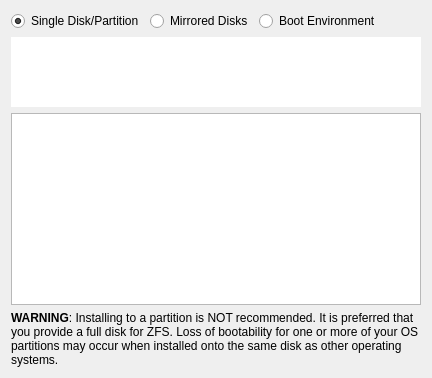
           <widget class="QWidget" name="tabWidget_disksPage1">
            <attribute name="icon">
             <iconset theme="harddrive">
              <normaloff>.</normaloff>.</iconset>
            </attribute>
            <attribute name="title">
             <string>Install Location</string>
            </attribute>
            <layout class="QVBoxLayout" name="verticalLayout_12">
             <item>
              <layout class="QHBoxLayout" name="horizontalLayout_8">
               <item>
                <widget class="QRadioButton" name="radio_disk_single">
                 <property name="text">
                  <string>Single Disk/Partition</string>
                 </property>
                 <property name="icon">
                  <iconset theme="harddrive">
                   <normaloff>.</normaloff>.</iconset>
                 </property>
                 <property name="checked">
                  <bool>true</bool>
                 </property>
                </widget>
               </item>
               <item>
                <widget class="QRadioButton" name="radio_disk_mirror">
                 <property name="text">
                  <string>Mirrored Disks</string>
                 </property>
                 <property name="icon">
                  <iconset theme="edit-duplicate">
                   <normaloff>.</normaloff>.</iconset>
                 </property>
                </widget>
               </item>
               <item>
                <widget class="QRadioButton" name="radio_disk_bootenv">
                 <property name="text">
                  <string>Boot Environment</string>
                 </property>
                 <property name="icon">
                  <iconset theme="update-low">
                   <normaloff>.</normaloff>.</iconset>
                 </property>
                </widget>
               </item>
               <item>
                <spacer name="horizontalSpacer_13">
                 <property name="orientation">
                  <enum>Qt::Horizontal</enum>
                 </property>
                 <property name="sizeHint" stdset="0">
                  <size>
                   <width>40</width>
                   <height>20</height>
                  </size>
                 </property>
                </spacer>
               </item>
              </layout>
             </item>
             <item>
              <widget class="QTreeWidget" name="tree_disks">
               <property name="frameShape">
                <enum>QFrame::NoFrame</enum>
               </property>
               <property name="sizeAdjustPolicy">
                <enum>QAbstractScrollArea::AdjustToContents</enum>
               </property>
               <property name="indentation">
                <number>20</number>
               </property>
               <property name="rootIsDecorated">
                <bool>true</bool>
               </property>
               <property name="sortingEnabled">
                <bool>false</bool>
               </property>
               <property name="animated">
                <bool>true</bool>
               </property>
               <property name="wordWrap">
                <bool>true</bool>
               </property>
               <property name="headerHidden">
                <bool>true</bool>
               </property>
               <column>
                <property name="text">
                 <string notr="true">1</string>
                </property>
               </column>
              </widget>
             </item>
             <item>
              <widget class="QListWidget" name="list_zpools">
               <property name="sortingEnabled">
                <bool>true</bool>
               </property>
              </widget>
             </item>
             <item>
              <widget class="QLabel" name="label_legacy_partition">
               <property name="text">
                <string>&lt;html&gt;&lt;head/&gt;&lt;body&gt;&lt;p&gt;&lt;span style=&quot; font-weight:600;&quot;&gt;WARNING&lt;/span&gt;: Installing to a partition is NOT recommended. It is preferred that you provide a full disk for ZFS. Loss of bootability for one or more of your OS partitions may occur when installed onto the same disk as other operating systems.&lt;/p&gt;&lt;/body&gt;&lt;/html&gt;</string>
               </property>
               <property name="wordWrap">
                <bool>true</bool>
               </property>
              </widget>
             </item>
            </layout>
           </widget>
